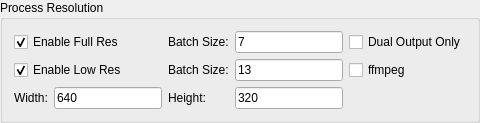
         <widget class="QGroupBox" name="groupBox_process_resolution">
          <property name="maximumSize">
           <size>
            <width>16777215</width>
            <height>16777215</height>
           </size>
          </property>
          <property name="title">
           <string>Process Resolution</string>
          </property>
          <layout class="QGridLayout" name="gridLayout_3">
           <item row="0" column="0" colspan="2">
            <widget class="QCheckBox" name="checkBox_enable_full_res">
             <property name="text">
              <string>Enable Full Res</string>
             </property>
             <property name="checked">
              <bool>true</bool>
             </property>
            </widget>
           </item>
           <item row="0" column="2">
            <widget class="QLabel" name="label_batch_size_full">
             <property name="text">
              <string>Batch Size:</string>
             </property>
            </widget>
           </item>
           <item row="1" column="0" colspan="2">
            <widget class="QCheckBox" name="checkBox_enable_low_res">
             <property name="text">
              <string>Enable Low Res</string>
             </property>
             <property name="checked">
              <bool>true</bool>
             </property>
            </widget>
           </item>
           <item row="1" column="2">
            <widget class="QLabel" name="label_batch_size_low">
             <property name="text">
              <string>Batch Size:</string>
             </property>
            </widget>
           </item>
           <item row="2" column="0">
            <widget class="QLabel" name="label_width">
             <property name="text">
              <string>Width:</string>
             </property>
            </widget>
           </item>
           <item row="2" column="2">
            <widget class="QLabel" name="label_height">
             <property name="text">
              <string>Height:</string>
             </property>
            </widget>
           </item>
           <item row="0" column="4">
            <widget class="QCheckBox" name="checkBox_dual_output">
             <property name="text">
              <string>Dual Output Only</string>
             </property>
            </widget>
           </item>
           <item row="1" column="4">
            <widget class="QCheckBox" name="checkBox_ffmpeg">
             <property name="text">
              <string>ffmpeg</string>
             </property>
            </widget>
           </item>
           <item row="0" column="3">
            <widget class="QLineEdit" name="lineEdit_high_batch">
             <property name="text">
              <string>7</string>
             </property>
            </widget>
           </item>
           <item row="1" column="3">
            <widget class="QLineEdit" name="lineEdit_low_batch">
             <property name="text">
              <string>13</string>
             </property>
            </widget>
           </item>
           <item row="2" column="3">
            <widget class="QLineEdit" name="lineEdit_low_height">
             <property name="text">
              <string>320</string>
             </property>
            </widget>
           </item>
           <item row="2" column="1">
            <widget class="QLineEdit" name="lineEdit_low_width">
             <property name="text">
              <string>640</string>
             </property>
            </widget>
           </item>
          </layout>
         </widget>
